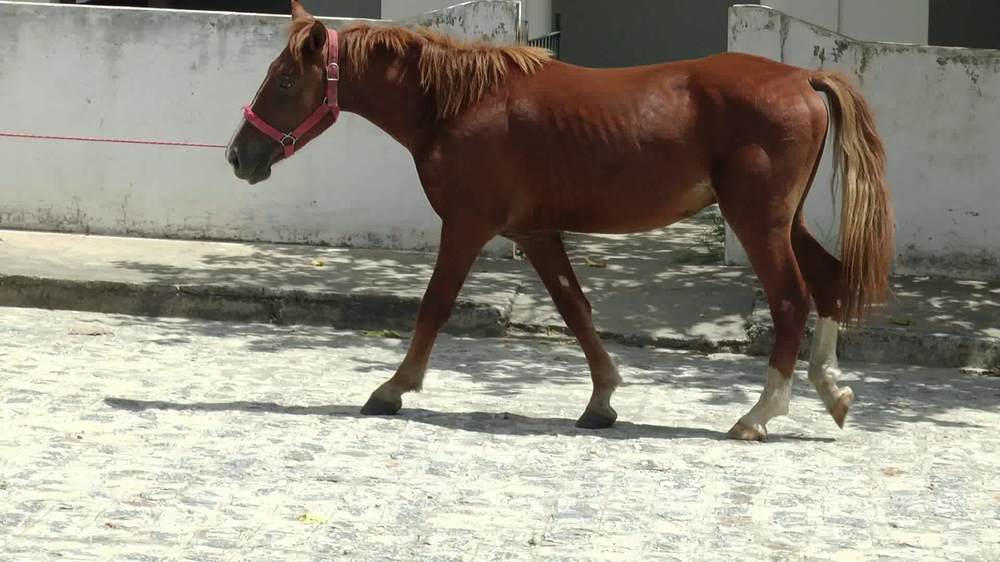
#> input picture horse-tracking/images/horse.png, 1000 x 562 px, shrunk from 1920 x 1080 before the run, found by its file name
$ python threshold.py
#> lines starting #> are read from the running program, lines starting #| are printed output that depends on the picture; after the words box and inside, x2 and y2 are one past the last pixel; in counts of white or black regions, pixels touching at a corner belong together
'''
Created on May 8, 2015

@author: cristopher
'''

import cv2
import numpy as np
from matplotlib import pyplot as plt

img = cv2.imread('horse.png',0)
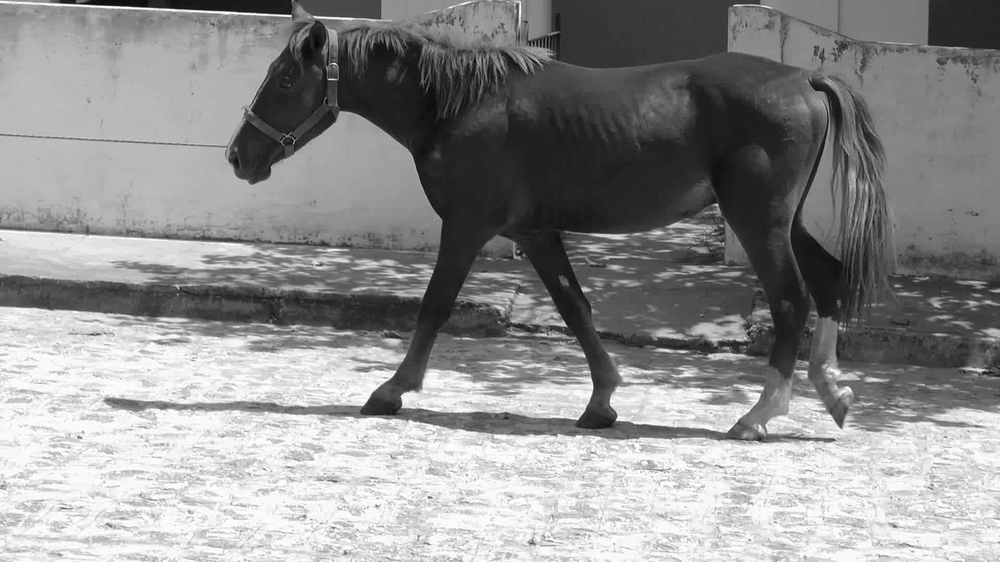
#> img: shape (562, 1000); min 6, max 255, mean 142.8

# global thresholding
ret1,th1 = cv2.threshold(img,127,255,cv2.THRESH_BINARY)
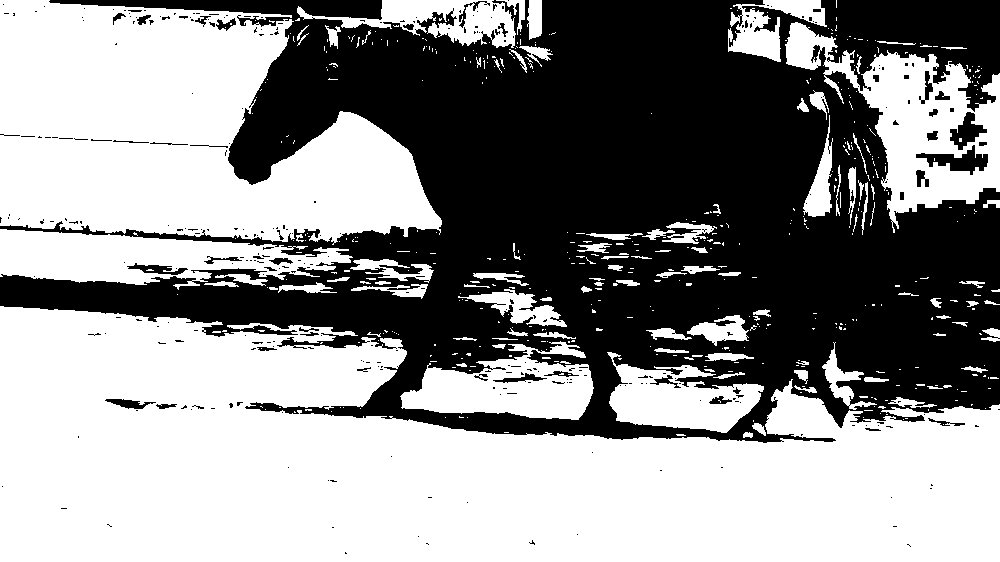
#> th1: shape (562, 1000); 55.9% white; 316 black regions (270 under 20 px), largest, box (x1, y1, x2, y2) and area: (0, 0, 1000, 443) 241794, (916, 145, 988, 175) 914, (950, 112, 987, 150) 649

# Otsu's thresholding
ret2,th2 = cv2.threshold(img,0,255,cv2.THRESH_BINARY+cv2.THRESH_OTSU)
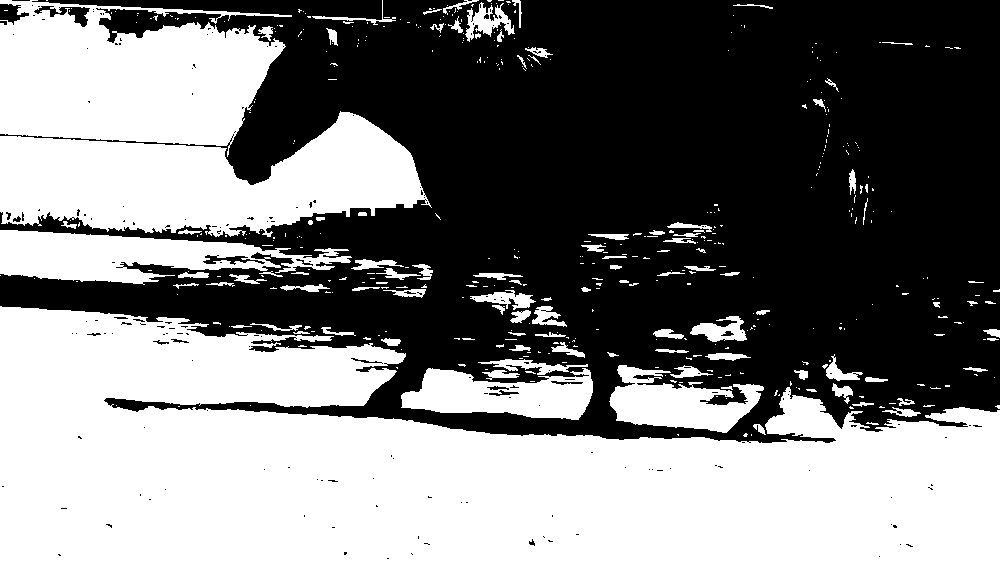
#> th2: shape (562, 1000); 48% white; 456 white regions (351 under 20 px), largest, box (x1, y1, x2, y2) and area: (0, 306, 1000, 562) 170650, (0, 111, 432, 237) 32682, (0, 0, 292, 157) 31143
#> ret2 = 145

# Otsu's thresholding after Gaussian filtering
blur = cv2.GaussianBlur(img,(5,5),0)
ret3,th3 = cv2.threshold(blur,0,255,cv2.THRESH_BINARY+cv2.THRESH_OTSU)
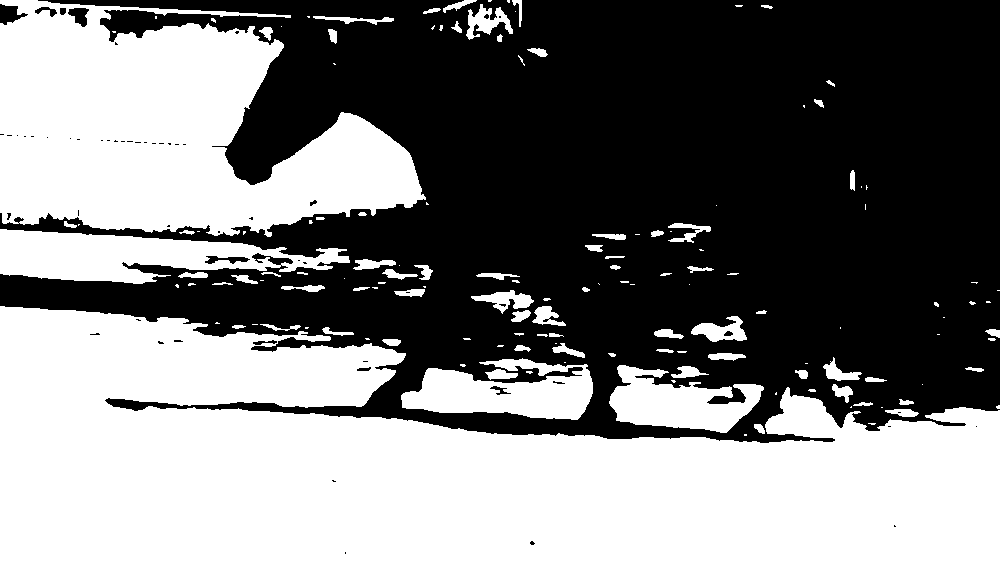
#> th3: shape (562, 1000); 48.1% white; 145 white regions (69 under 20 px), largest, box (x1, y1, x2, y2) and area: (0, 306, 1000, 562) 171760, (0, 0, 426, 237) 64143, (0, 229, 350, 284) 10781
#> ret3 = 145

# plot all the images and their histograms
titles = ['img','histogram1','th1',
          'img','histogram2','th2',
          'blur','histogram3','th3']

for i in xrange(3):
    plt.subplot(3,3,i*3+1),plt.imshow(eval(titles[i*3]),'gray')
    plt.title(titles[i*3])
    plt.subplot(3,3,i*3+2),plt.hist(eval(titles[i*3]).ravel(),256)
    plt.title(titles[i*3+1])
    plt.subplot(3,3,i*3+3),plt.imshow(eval(titles[i*3+2]),'gray')
    plt.title(titles[i*3+2])

plt.show()
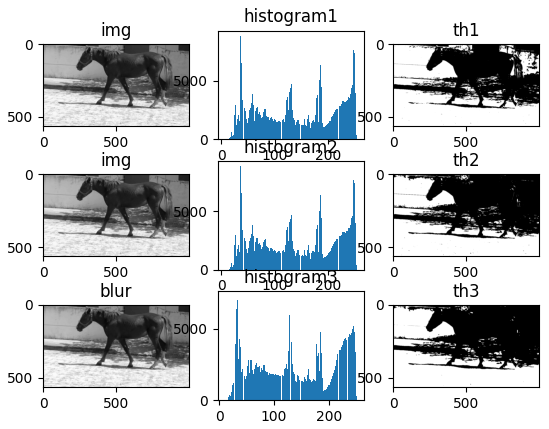
#> figure drawn by matplotlib, 9 panels; panel 2: tallest bar 8869 high, from x = 35.18 to 36.15; panel 5: tallest bar 8869 high, from x = 35.18 to 36.15; panel 8: tallest bar 7221 high, from x = 35.52 to 36.47

$ run again, with horse-tracking/images/sudokusmall.png copied over horse-tracking/images/horse.png
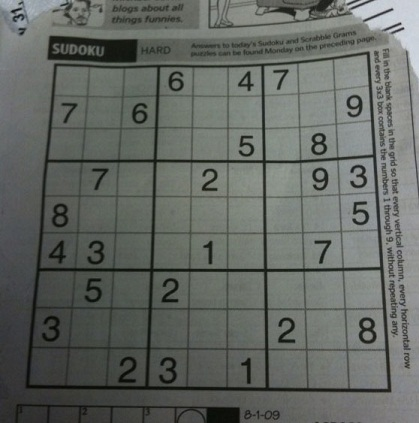
#> input picture horse-tracking/images/sudokusmall.png, 419 x 423 px, found by its file name
#> `ret1,th1 = cv2.threshold(img,127,255,cv2.THRESH_BINARY)`:
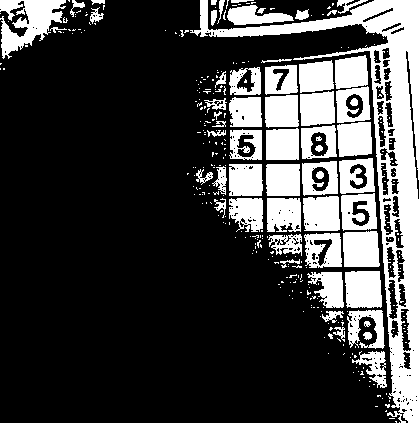
#> th1: shape (423, 419); 25.6% white; 334 white regions (274 under 20 px), largest, box (x1, y1, x2, y2) and area: (190, 0, 419, 423) 14935, (0, 0, 66, 59) 2037, (345, 271, 382, 308) 1282
#> th2: shape (423, 419); 58.8% white; 323 black regions (248 under 20 px), largest, box (x1, y1, x2, y2) and area: (0, 51, 392, 423) 59774, (47, 35, 231, 64) 3826, (208, 0, 352, 29) 1171
#> ret2 = 96
#> `ret3,th3 = cv2.threshold(blur,0,255,cv2.THRESH_BINARY+cv2.THRESH_OTSU)`:
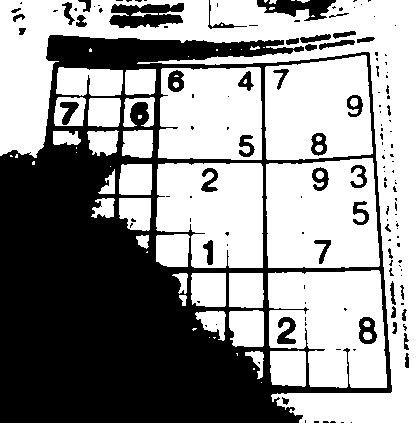
#> th3: shape (423, 419); 58% white; 145 black regions (101 under 20 px), largest, box (x1, y1, x2, y2) and area: (0, 35, 392, 423) 66904, (109, 3, 184, 28) 1299, (257, 0, 336, 21) 903
#> ret3 = 97
